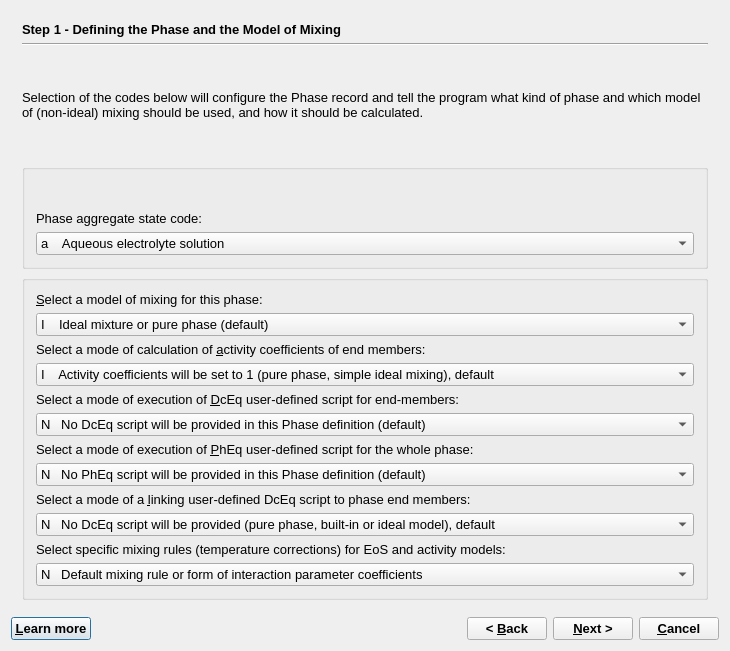
<?xml version="1.0" encoding="UTF-8"?>
<ui version="4.0">
 <class>PhaseWizardData</class>
 <widget class="QDialog" name="PhaseWizardData">
  <property name="windowModality">
   <enum>Qt::WindowModal</enum>
  </property>
  <property name="geometry">
   <rect>
    <x>0</x>
    <y>0</y>
    <width>730</width>
    <height>651</height>
   </rect>
  </property>
  <property name="font">
   <font>
    <pointsize>10</pointsize>
   </font>
  </property>
  <property name="windowTitle">
   <string>GEM-Selektor Proces</string>
  </property>
  <property name="modal">
   <bool>true</bool>
  </property>
  <layout class="QGridLayout" name="gridLayout_3">
   <item row="0" column="0">
    <widget class="QStackedWidget" name="stackedWidget">
     <property name="mouseTracking">
      <bool>false</bool>
     </property>
     <property name="acceptDrops">
      <bool>false</bool>
     </property>
     <property name="autoFillBackground">
      <bool>false</bool>
     </property>
     <property name="frameShape">
      <enum>QFrame::NoFrame</enum>
     </property>
     <property name="frameShadow">
      <enum>QFrame::Plain</enum>
     </property>
     <property name="currentIndex">
      <number>0</number>
     </property>
     <widget class="QWidget" name="page">
      <layout class="QVBoxLayout" name="verticalLayout_3">
       <item>
        <widget class="QLabel" name="pageName">
         <property name="sizePolicy">
          <sizepolicy hsizetype="Preferred" vsizetype="Fixed">
           <horstretch>0</horstretch>
           <verstretch>0</verstretch>
          </sizepolicy>
         </property>
         <property name="font">
          <font>
           <weight>75</weight>
           <bold>true</bold>
          </font>
         </property>
         <property name="text">
          <string>Step 1 - Defining the Phase and the Model of Mixing</string>
         </property>
        </widget>
       </item>
       <item>
        <widget class="Line" name="line">
         <property name="orientation">
          <enum>Qt::Horizontal</enum>
         </property>
        </widget>
       </item>
       <item>
        <widget class="QLabel" name="textLabel10">
         <property name="sizePolicy">
          <sizepolicy hsizetype="Minimum" vsizetype="Minimum">
           <horstretch>0</horstretch>
           <verstretch>0</verstretch>
          </sizepolicy>
         </property>
         <property name="frameShape">
          <enum>QFrame::NoFrame</enum>
         </property>
         <property name="frameShadow">
          <enum>QFrame::Plain</enum>
         </property>
         <property name="text">
          <string>Selection of the codes below will configure the Phase record and tell the program what kind of phase and which model of (non-ideal) mixing should be used, and how it should be calculated.</string>
         </property>
         <property name="textFormat">
          <enum>Qt::AutoText</enum>
         </property>
         <property name="scaledContents">
          <bool>false</bool>
         </property>
         <property name="wordWrap">
          <bool>true</bool>
         </property>
         <property name="margin">
          <number>0</number>
         </property>
         <property name="openExternalLinks">
          <bool>false</bool>
         </property>
        </widget>
       </item>
       <item>
        <widget class="QGroupBox" name="groupBox_4">
         <property name="title">
          <string/>
         </property>
         <layout class="QVBoxLayout" name="verticalLayout">
          <item>
           <widget class="QLabel" name="ModelCodeLabel_2">
            <property name="text">
             <string>Phase aggregate state code:</string>
            </property>
            <property name="alignment">
             <set>Qt::AlignBottom</set>
            </property>
            <property name="wordWrap">
             <bool>true</bool>
            </property>
            <property name="buddy">
             <cstring>ModelCode</cstring>
            </property>
           </widget>
          </item>
          <item>
           <widget class="QComboBox" name="pPhPs_0">
            <item>
             <property name="text">
              <string>a    Aqueous electrolyte solution</string>
             </property>
            </item>
            <item>
             <property name="text">
              <string>g    Gaseous or fluid non-electrolyte mixture</string>
             </property>
            </item>
            <item>
             <property name="text">
              <string>f     Fluid non-electrolyte mixture (ideal or non-ideal)</string>
             </property>
            </item>
            <item>
             <property name="text">
              <string>p    Plasma (ionized gas mixture)</string>
             </property>
            </item>
            <item>
             <property name="text">
              <string>l     Liquid non-electrolyte (melt), also multi-component</string>
             </property>
            </item>
            <item>
             <property name="text">
              <string>m   Magmatic silicate melt or other non-aqueous electrolyte</string>
             </property>
            </item>
            <item>
             <property name="text">
              <string>h    Liquid hydrocarbon phase, also multi-component</string>
             </property>
            </item>
            <item>
             <property name="text">
              <string>s     Condensed solid phase, also multi-component solid solution</string>
             </property>
            </item>
            <item>
             <property name="text">
              <string>d    Dispersed (particulate or porous) solid phase, also solid solution</string>
             </property>
            </item>
            <item>
             <property name="text">
              <string>x     Sorption phase in aqueous electrolyte</string>
             </property>
            </item>
           </widget>
          </item>
         </layout>
        </widget>
       </item>
       <item>
        <widget class="QGroupBox" name="groupBox_7">
         <property name="title">
          <string/>
         </property>
         <layout class="QVBoxLayout" name="verticalLayout_2">
          <item>
           <widget class="QLabel" name="ModelCodeLabel">
            <property name="text">
             <string>&amp;Select a model of mixing for this phase:</string>
            </property>
            <property name="alignment">
             <set>Qt::AlignBottom</set>
            </property>
            <property name="wordWrap">
             <bool>true</bool>
            </property>
            <property name="buddy">
             <cstring>ModelCode</cstring>
            </property>
           </widget>
          </item>
          <item>
           <widget class="QComboBox" name="ModelCode">
            <item>
             <property name="text">
              <string>I    Ideal mixture or pure phase (default)</string>
             </property>
            </item>
            <item>
             <property name="text">
              <string>M   Binary subregular Margules solid-solution model</string>
             </property>
            </item>
            <item>
             <property name="text">
              <string>G   Binary Redlich-Kister solid-solution model</string>
             </property>
            </item>
            <item>
             <property name="text">
              <string>T   Ternary regular Margules solid-solution model</string>
             </property>
            </item>
            <item>
             <property name="text">
              <string>R   Regular multicomponent solid-solution model</string>
             </property>
            </item>
            <item>
             <property name="text">
              <string>V   Van Laar multicomponent solid-solution model</string>
             </property>
            </item>
            <item>
             <property name="text">
              <string>K   Redlich-Kister multicomponent solid-solution model </string>
             </property>
            </item>
            <item>
             <property name="text">
              <string>B   Microscopic  a(symmetric) multicomponent solid-solution model</string>
             </property>
            </item>
            <item>
             <property name="text">
              <string>L   NRTL multicomponent liquid solution model</string>
             </property>
            </item>
            <item>
             <property name="text">
              <string>W  Wilson multicomponent liquid solution model</string>
             </property>
            </item>
            <item>
             <property name="text">
              <string>F   Churakov-Gottschalk (CG) multicomponent fluid EoS model</string>
             </property>
            </item>
            <item>
             <property name="text">
              <string>P   Peng-Robinson-Stryjek-Vera (PRSV) multicomponent fluid EoS model</string>
             </property>
            </item>
            <item>
             <property name="text">
              <string>E   Soave-Redlich-Kwong (SRK) multicomponent fluid EoS model</string>
             </property>
            </item>
            <item>
             <property name="text">
              <string>6   Sterner-Pitzer (STP) high-pressure fluid EoS model (reserved)</string>
             </property>
            </item>
            <item>
             <property name="text">
              <string>7   Peng-Robinson (PR78) multicomponent fluid EoS model</string>
             </property>
            </item>
            <item>
             <property name="text">
              <string>8   Compensated Redlich-Kwong (CORK) multicomponent fluid EoS model</string>
             </property>
            </item>
            <item>
             <property name="text">
              <string>D   Davies equation aqueous model</string>
             </property>
            </item>
            <item>
             <property name="text">
              <string>H   Extended Debye-Hueckel aqueous model (Helgeson), common a0</string>
             </property>
            </item>
            <item>
             <property name="text">
              <string>Y   Extended Debye-Hueckel aqueous model (Shvarov), common a0</string>
             </property>
            </item>
            <item>
             <property name="text">
              <string>3   Extended Debye-Hueckel aqueous model (Karpov), individual a0</string>
             </property>
            </item>
            <item>
             <property name="text">
              <string>2   Debye-Hueckel aqueous model (2-term) individual a0</string>
             </property>
            </item>
            <item>
             <property name="text">
              <string>1   Debye-Hueckel limiting law aqueous model</string>
             </property>
            </item>
            <item>
             <property name="text">
              <string>S   SIT multicomponent aqueous model (NEA TDB version)</string>
             </property>
            </item>
            <item>
             <property name="text">
              <string>Z   Pitzer multicomponent aqueous model</string>
             </property>
            </item>
            <item>
             <property name="text">
              <string>Q   Extended UNIQAC multicomponent aqueous model</string>
             </property>
            </item>
            <item>
             <property name="text">
              <string>J   ELVIS multicomponent liquid solution model</string>
             </property>
            </item>
            <item>
             <property name="text">
              <string>A   Adsorption, SACT and EDL models</string>
             </property>
            </item>
            <item>
             <property name="text">
              <string>O   Other non-ideal model (selected by phase name)</string>
             </property>
            </item>
            <item>
             <property name="text">
              <string>U   Other non-ideal mixing model (user-defined scripts)</string>
             </property>
            </item>
            <item>
             <property name="text">
              <string>N   No mixing (pure or single-component phase)</string>
             </property>
            </item>
           </widget>
          </item>
          <item>
           <widget class="QLabel" name="AC_modeLabel">
            <property name="frameShape">
             <enum>QFrame::NoFrame</enum>
            </property>
            <property name="frameShadow">
             <enum>QFrame::Plain</enum>
            </property>
            <property name="text">
             <string>Select a mode of calculation of &amp;activity coefficients of end members:</string>
            </property>
            <property name="alignment">
             <set>Qt::AlignBottom</set>
            </property>
            <property name="wordWrap">
             <bool>true</bool>
            </property>
            <property name="buddy">
             <cstring>AC_modeCode</cstring>
            </property>
           </widget>
          </item>
          <item>
           <widget class="QComboBox" name="AC_modeCode">
            <item>
             <property name="text">
              <string>I    Activity coefficients will be set to 1 (pure phase, simple ideal mixing), default</string>
             </property>
            </item>
            <item>
             <property name="text">
              <string>S   Activity coefficients will be calculated using a built-in mixing model selected above</string>
             </property>
            </item>
            <item>
             <property name="text">
              <string>N   Activity coefficients will be calculated as given in user-defined script(s)</string>
             </property>
            </item>
           </widget>
          </item>
          <item>
           <widget class="QLabel" name="DcEqModeLabel">
            <property name="text">
             <string>Select a mode of execution of &amp;DcEq user-defined script for end-members:</string>
            </property>
            <property name="alignment">
             <set>Qt::AlignVCenter</set>
            </property>
            <property name="wordWrap">
             <bool>true</bool>
            </property>
            <property name="buddy">
             <cstring>DcEqModeCode</cstring>
            </property>
           </widget>
          </item>
          <item>
           <widget class="QComboBox" name="DcEqModeCode">
            <item>
             <property name="text">
              <string>N   No DcEq script will be provided in this Phase definition (default)</string>
             </property>
            </item>
            <item>
             <property name="text">
              <string>T   DcEq script will be executed once before GEM IPM iterations</string>
             </property>
            </item>
            <item>
             <property name="text">
              <string>X    DcEq script will be executed after each GEM IPM iteration</string>
             </property>
            </item>
           </widget>
          </item>
          <item>
           <widget class="QLabel" name="PhEqModeLabel">
            <property name="text">
             <string>Select a mode of execution of &amp;PhEq user-defined script for the whole phase:</string>
            </property>
            <property name="alignment">
             <set>Qt::AlignBottom</set>
            </property>
            <property name="wordWrap">
             <bool>true</bool>
            </property>
            <property name="buddy">
             <cstring>PhEqModeCode</cstring>
            </property>
           </widget>
          </item>
          <item>
           <widget class="QComboBox" name="PhEqModeCode">
            <item>
             <property name="text">
              <string>N   No PhEq script will be provided in this Phase definition (default)</string>
             </property>
            </item>
            <item>
             <property name="text">
              <string>T   PhEq script will be executed once before GEM IPM iterations</string>
             </property>
            </item>
            <item>
             <property name="text">
              <string>X    PhEq script will be executed after each GEM IPM iteration</string>
             </property>
            </item>
           </widget>
          </item>
          <item>
           <widget class="QLabel" name="DcEqLinkLabel">
            <property name="text">
             <string>Select a mode of a &amp;linking user-defined DcEq script to phase end members:</string>
            </property>
            <property name="alignment">
             <set>Qt::AlignBottom</set>
            </property>
            <property name="wordWrap">
             <bool>true</bool>
            </property>
            <property name="buddy">
             <cstring>DcEqLinkMode</cstring>
            </property>
           </widget>
          </item>
          <item>
           <widget class="QComboBox" name="DcEqLinkMode">
            <item>
             <property name="text">
              <string>N   No DcEq script will be provided (pure phase, built-in or ideal model), default</string>
             </property>
            </item>
            <item>
             <property name="text">
              <string>U   A universal DcEq script will be applied to each end member in a loop</string>
             </property>
            </item>
            <item>
             <property name="text">
              <string>P   A private group of expressions will be executed for each end member separately</string>
             </property>
            </item>
           </widget>
          </item>
          <item>
           <widget class="QLabel" name="SCM_codeLabel">
            <property name="text">
             <string>Select specific mixing rules (temperature corrections) for EoS and activity models:</string>
            </property>
            <property name="alignment">
             <set>Qt::AlignBottom</set>
            </property>
            <property name="wordWrap">
             <bool>true</bool>
            </property>
            <property name="buddy">
             <cstring>SCM_code</cstring>
            </property>
           </widget>
          </item>
          <item>
           <widget class="QComboBox" name="SCM_code">
            <item>
             <property name="text">
              <string>N   Default mixing rule or form of interaction parameter coefficients  </string>
             </property>
            </item>
            <item>
             <property name="text">
              <string>W   Basic Van der Waals mixing rules in cubic EoS models</string>
             </property>
            </item>
            <item>
             <property name="text">
              <string>C    Constant one-term binary interaction parameter kij</string>
             </property>
            </item>
            <item>
             <property name="text">
              <string>T    Temperature-dependent one-term binary interaction parameter kij</string>
             </property>
            </item>
            <item>
             <property name="text">
              <string>5     Five-term Pitzer model parameter temperature dependence</string>
             </property>
            </item>
            <item>
             <property name="text">
              <string>6     Six-term Pitzer model parameter temperature dependence</string>
             </property>
            </item>
            <item>
             <property name="text">
              <string>8    Eight-term Pitzer model parameters temperature dependence</string>
             </property>
            </item>
           </widget>
          </item>
         </layout>
        </widget>
       </item>
      </layout>
     </widget>
     <widget class="QWidget" name="page_2">
      <layout class="QVBoxLayout" name="verticalLayout_4">
       <item>
        <widget class="QLabel" name="label">
         <property name="sizePolicy">
          <sizepolicy hsizetype="Preferred" vsizetype="Fixed">
           <horstretch>0</horstretch>
           <verstretch>0</verstretch>
          </sizepolicy>
         </property>
         <property name="font">
          <font>
           <weight>75</weight>
           <bold>true</bold>
          </font>
         </property>
         <property name="text">
          <string>Step 2 - Phase Model-Specific Settings</string>
         </property>
        </widget>
       </item>
       <item>
        <widget class="Line" name="line_2">
         <property name="orientation">
          <enum>Qt::Horizontal</enum>
         </property>
        </widget>
       </item>
       <item>
        <widget class="QGroupBox" name="groupBox_2">
         <property name="sizePolicy">
          <sizepolicy hsizetype="Preferred" vsizetype="Preferred">
           <horstretch>0</horstretch>
           <verstretch>0</verstretch>
          </sizepolicy>
         </property>
         <property name="title">
          <string>Optional dimensions to set when built-in functions or scripts for the mixing model shall be used. </string>
         </property>
         <layout class="QGridLayout" name="gridLayout">
          <item row="0" column="0" colspan="2">
           <widget class="QLabel" name="textLabel2">
            <property name="text">
             <string>Attention! For TSolMod built-in mixing models that use dc_cf and/or ipxT, pc_cf data objects, relevant dimensions will be allocated automatically. Any array will be allocated only if all its dimensions are not zeros. </string>
            </property>
            <property name="alignment">
             <set>Qt::AlignVCenter</set>
            </property>
            <property name="wordWrap">
             <bool>true</bool>
            </property>
           </widget>
          </item>
          <item row="1" column="0">
           <widget class="QSpinBox" name="spinBox_dc_sc_M">
            <property name="sizePolicy">
             <sizepolicy hsizetype="Fixed" vsizetype="Fixed">
              <horstretch>0</horstretch>
              <verstretch>0</verstretch>
             </sizepolicy>
            </property>
            <property name="minimumSize">
             <size>
              <width>50</width>
              <height>0</height>
             </size>
            </property>
           </widget>
          </item>
          <item row="1" column="1">
           <widget class="QLabel" name="textLabel1">
            <property name="text">
             <string> &amp;dc_cf array: number of columns (coefficients per phase end member).</string>
            </property>
            <property name="alignment">
             <set>Qt::AlignVCenter</set>
            </property>
            <property name="wordWrap">
             <bool>true</bool>
            </property>
            <property name="buddy">
             <cstring>spinBox_dc_sc_M</cstring>
            </property>
           </widget>
          </item>
          <item row="2" column="0">
           <widget class="QSpinBox" name="spinBox_ph_cf_N">
            <property name="sizePolicy">
             <sizepolicy hsizetype="Fixed" vsizetype="Fixed">
              <horstretch>0</horstretch>
              <verstretch>0</verstretch>
             </sizepolicy>
            </property>
            <property name="minimumSize">
             <size>
              <width>50</width>
              <height>0</height>
             </size>
            </property>
            <property name="maximum">
             <number>999</number>
            </property>
           </widget>
          </item>
          <item row="2" column="1">
           <widget class="QLabel" name="textLabel1_3">
            <property name="text">
             <string>ipxT and &amp;ph_cf arrays: number of rows (interaction parameters) for the non-ideal mixing model.</string>
            </property>
            <property name="alignment">
             <set>Qt::AlignVCenter</set>
            </property>
            <property name="wordWrap">
             <bool>true</bool>
            </property>
            <property name="buddy">
             <cstring>spinBox_ph_cf_N</cstring>
            </property>
           </widget>
          </item>
          <item row="3" column="0">
           <widget class="QSpinBox" name="spinBox_ph_px_M">
            <property name="sizePolicy">
             <sizepolicy hsizetype="Fixed" vsizetype="Fixed">
              <horstretch>0</horstretch>
              <verstretch>0</verstretch>
             </sizepolicy>
            </property>
            <property name="minimumSize">
             <size>
              <width>50</width>
              <height>0</height>
             </size>
            </property>
           </widget>
          </item>
          <item row="3" column="1">
           <widget class="QLabel" name="textLabel1_2">
            <property name="text">
             <string>&amp;ipxT array for indexation of interaction parameters: set here the maximum order of a parameter (e.g. 3 if binary and ternary parameters will be used).</string>
            </property>
            <property name="alignment">
             <set>Qt::AlignVCenter</set>
            </property>
            <property name="wordWrap">
             <bool>true</bool>
            </property>
            <property name="buddy">
             <cstring>spinBox_ph_px_M</cstring>
            </property>
           </widget>
          </item>
          <item row="4" column="0">
           <widget class="QSpinBox" name="spinBox_ph_cf_M">
            <property name="sizePolicy">
             <sizepolicy hsizetype="Fixed" vsizetype="Fixed">
              <horstretch>0</horstretch>
              <verstretch>0</verstretch>
             </sizepolicy>
            </property>
            <property name="minimumSize">
             <size>
              <width>50</width>
              <height>0</height>
             </size>
            </property>
           </widget>
          </item>
          <item row="4" column="1">
           <widget class="QLabel" name="textLabel1_3_2">
            <property name="text">
             <string>ph_c&amp;f array of interaction parameter coefficients: number of columns (coefficients per parameter).</string>
            </property>
            <property name="alignment">
             <set>Qt::AlignVCenter</set>
            </property>
            <property name="wordWrap">
             <bool>true</bool>
            </property>
            <property name="buddy">
             <cstring>spinBox_ph_cf_M</cstring>
            </property>
           </widget>
          </item>
         </layout>
        </widget>
       </item>
       <item>
        <widget class="QGroupBox" name="groupBox">
         <property name="title">
          <string>Set items in this box only if this is a sorption phase  </string>
         </property>
         <layout class="QGridLayout" name="gridLayout_2">
          <item row="0" column="0" colspan="5">
           <widget class="QCheckBox" name="checkBoxSorption">
            <property name="text">
             <string>Check if surface complexation will be considered in this (sorption) phase</string>
            </property>
           </widget>
          </item>
          <item row="1" column="0">
           <widget class="QSpinBox" name="spinBox_SurTypes_N">
            <property name="sizePolicy">
             <sizepolicy hsizetype="Fixed" vsizetype="Fixed">
              <horstretch>0</horstretch>
              <verstretch>0</verstretch>
             </sizepolicy>
            </property>
            <property name="minimumSize">
             <size>
              <width>0</width>
              <height>0</height>
             </size>
            </property>
            <property name="maximum">
             <number>6</number>
            </property>
           </widget>
          </item>
          <item row="1" column="1" colspan="4">
           <widget class="QLabel" name="textLabel3">
            <property name="text">
             <string>Set the number of surface types (minimum 1, maximum 6) to allocate surface complexes</string>
            </property>
            <property name="wordWrap">
             <bool>false</bool>
            </property>
           </widget>
          </item>
          <item row="2" column="0" colspan="2">
           <widget class="QLineEdit" name="lineEdit_surfArea">
            <property name="sizePolicy">
             <sizepolicy hsizetype="Fixed" vsizetype="Fixed">
              <horstretch>0</horstretch>
              <verstretch>0</verstretch>
             </sizepolicy>
            </property>
            <property name="minimumSize">
             <size>
              <width>0</width>
              <height>0</height>
             </size>
            </property>
           </widget>
          </item>
          <item row="2" column="2">
           <widget class="QLabel" name="textLabel4">
            <property name="text">
             <string>Enter here the specific surface area A of the sorbent (in m2 per gram), A&gt;0</string>
            </property>
            <property name="wordWrap">
             <bool>false</bool>
            </property>
           </widget>
          </item>
         </layout>
        </widget>
       </item>
      </layout>
     </widget>
     <widget class="QWidget" name="page_4">
      <layout class="QVBoxLayout" name="verticalLayout_6">
       <item>
        <widget class="QLabel" name="label_3">
         <property name="sizePolicy">
          <sizepolicy hsizetype="Preferred" vsizetype="Fixed">
           <horstretch>0</horstretch>
           <verstretch>0</verstretch>
          </sizepolicy>
         </property>
         <property name="font">
          <font>
           <weight>75</weight>
           <bold>true</bold>
          </font>
         </property>
         <property name="text">
          <string>Step 3 - Final Settings and Hints</string>
         </property>
        </widget>
       </item>
       <item>
        <widget class="Line" name="line_4">
         <property name="orientation">
          <enum>Qt::Horizontal</enum>
         </property>
        </widget>
       </item>
       <item>
        <widget class="QGroupBox" name="groupBox_5">
         <property name="sizePolicy">
          <sizepolicy hsizetype="Minimum" vsizetype="Minimum">
           <horstretch>0</horstretch>
           <verstretch>0</verstretch>
          </sizepolicy>
         </property>
         <property name="title">
          <string>Optional</string>
         </property>
         <layout class="QHBoxLayout" name="horizontalLayout">
          <item>
           <widget class="QSpinBox" name="spinBoxSDrefLnk">
            <property name="sizePolicy">
             <sizepolicy hsizetype="Fixed" vsizetype="Fixed">
              <horstretch>0</horstretch>
              <verstretch>0</verstretch>
             </sizepolicy>
            </property>
           </widget>
          </item>
          <item>
           <widget class="QLabel" name="textLabel5">
            <property name="sizePolicy">
             <sizepolicy hsizetype="Minimum" vsizetype="Minimum">
              <horstretch>0</horstretch>
              <verstretch>0</verstretch>
             </sizepolicy>
            </property>
            <property name="text">
             <string>&amp;Set here the number of links to SDref bibliography records (default 0)</string>
            </property>
            <property name="alignment">
             <set>Qt::AlignVCenter</set>
            </property>
            <property name="wordWrap">
             <bool>true</bool>
            </property>
            <property name="buddy">
             <cstring>spinBoxSDrefLnk</cstring>
            </property>
           </widget>
          </item>
         </layout>
        </widget>
       </item>
       <item>
        <widget class="QGroupBox" name="groupBox_3">
         <property name="title">
          <string/>
         </property>
         <layout class="QVBoxLayout" name="verticalLayout_7">
          <item>
           <widget class="QCheckBox" name="getDCC">
            <property name="text">
             <string>Extract parameters from DComp/ReacDC records and refresh DC class codes upon 'Calculate'?</string>
            </property>
           </widget>
          </item>
         </layout>
        </widget>
       </item>
       <item>
        <widget class="QGroupBox" name="groupBox_6">
         <property name="title">
          <string>What will happen after you click &quot;Finish&quot;</string>
         </property>
         <layout class="QVBoxLayout" name="verticalLayout_5">
          <item>
           <widget class="QLabel" name="textLabel13">
            <property name="text">
             <string>(1) A list of available ReacDC ('r') and DComp ('d') records will appear; mark those to be the phase components (end-members). At least one species for a pure phase, or two for a solution phase must be marked.</string>
            </property>
            <property name="alignment">
             <set>Qt::AlignVCenter</set>
            </property>
            <property name="wordWrap">
             <bool>true</bool>
            </property>
           </widget>
          </item>
          <item>
           <widget class="QLabel" name="textLabel12">
            <property name="text">
             <string>(2) In Phase window, fill out PhName and PhNote comments. Depending on setup, enter numbers in DisPar, text in DcEq and/or PhEq, parameter coefficients in ipxT, ph_cf, dc_cf arrays on Phase window pages.</string>
            </property>
            <property name="alignment">
             <set>Qt::AlignVCenter</set>
            </property>
            <property name="wordWrap">
             <bool>true</bool>
            </property>
           </widget>
          </item>
          <item>
           <widget class="QLabel" name="textLabel14">
            <property name="text">
             <string>(3) Click on 'Calculate' toolbar button, then look at the PhDCC column; correct DC codes, if needed ('T' for H+; 'W' for H2O-solvent; 'M','J',or 'I' for solid-solution end members). Save Phase record to project database.</string>
            </property>
            <property name="alignment">
             <set>Qt::AlignVCenter</set>
            </property>
            <property name="wordWrap">
             <bool>true</bool>
            </property>
           </widget>
          </item>
         </layout>
        </widget>
       </item>
      </layout>
     </widget>
    </widget>
   </item>
   <item row="1" column="0">
    <layout class="QHBoxLayout">
     <item>
      <widget class="QPushButton" name="pHelp">
       <property name="font">
        <font>
         <weight>75</weight>
         <bold>true</bold>
        </font>
       </property>
       <property name="text">
        <string>&amp;Learn more</string>
       </property>
       <property name="shortcut">
        <string>F1</string>
       </property>
      </widget>
     </item>
     <item>
      <spacer>
       <property name="orientation">
        <enum>Qt::Horizontal</enum>
       </property>
       <property name="sizeHint" stdset="0">
        <size>
         <width>40</width>
         <height>20</height>
        </size>
       </property>
      </spacer>
     </item>
     <item>
      <widget class="QPushButton" name="pBack">
       <property name="font">
        <font>
         <weight>75</weight>
         <bold>true</bold>
        </font>
       </property>
       <property name="text">
        <string>&lt; &amp;Back</string>
       </property>
      </widget>
     </item>
     <item>
      <widget class="QPushButton" name="pNext">
       <property name="font">
        <font>
         <weight>75</weight>
         <bold>true</bold>
        </font>
       </property>
       <property name="text">
        <string>&amp;Next &gt;</string>
       </property>
      </widget>
     </item>
     <item>
      <widget class="QPushButton" name="pCancel">
       <property name="font">
        <font>
         <weight>75</weight>
         <bold>true</bold>
        </font>
       </property>
       <property name="text">
        <string>&amp;Cancel</string>
       </property>
      </widget>
     </item>
    </layout>
   </item>
  </layout>
 </widget>
 <layoutdefault spacing="6" margin="11"/>
 <tabstops>
  <tabstop>ModelCode</tabstop>
  <tabstop>AC_modeCode</tabstop>
  <tabstop>DcEqModeCode</tabstop>
  <tabstop>PhEqModeCode</tabstop>
  <tabstop>DcEqLinkMode</tabstop>
  <tabstop>SCM_code</tabstop>
  <tabstop>spinBox_dc_sc_M</tabstop>
  <tabstop>spinBox_ph_cf_N</tabstop>
  <tabstop>spinBox_ph_px_M</tabstop>
  <tabstop>spinBox_ph_cf_M</tabstop>
  <tabstop>checkBoxSorption</tabstop>
  <tabstop>spinBox_SurTypes_N</tabstop>
  <tabstop>lineEdit_surfArea</tabstop>
  <tabstop>spinBoxSDrefLnk</tabstop>
  <tabstop>pHelp</tabstop>
  <tabstop>pBack</tabstop>
  <tabstop>pNext</tabstop>
  <tabstop>pCancel</tabstop>
 </tabstops>
 <resources/>
 <connections>
  <connection>
   <sender>pCancel</sender>
   <signal>clicked()</signal>
   <receiver>PhaseWizardData</receiver>
   <slot>reject()</slot>
   <hints>
    <hint type="sourcelabel">
     <x>587</x>
     <y>518</y>
    </hint>
    <hint type="destinationlabel">
     <x>317</x>
     <y>270</y>
    </hint>
   </hints>
  </connection>
 </connections>
</ui>
